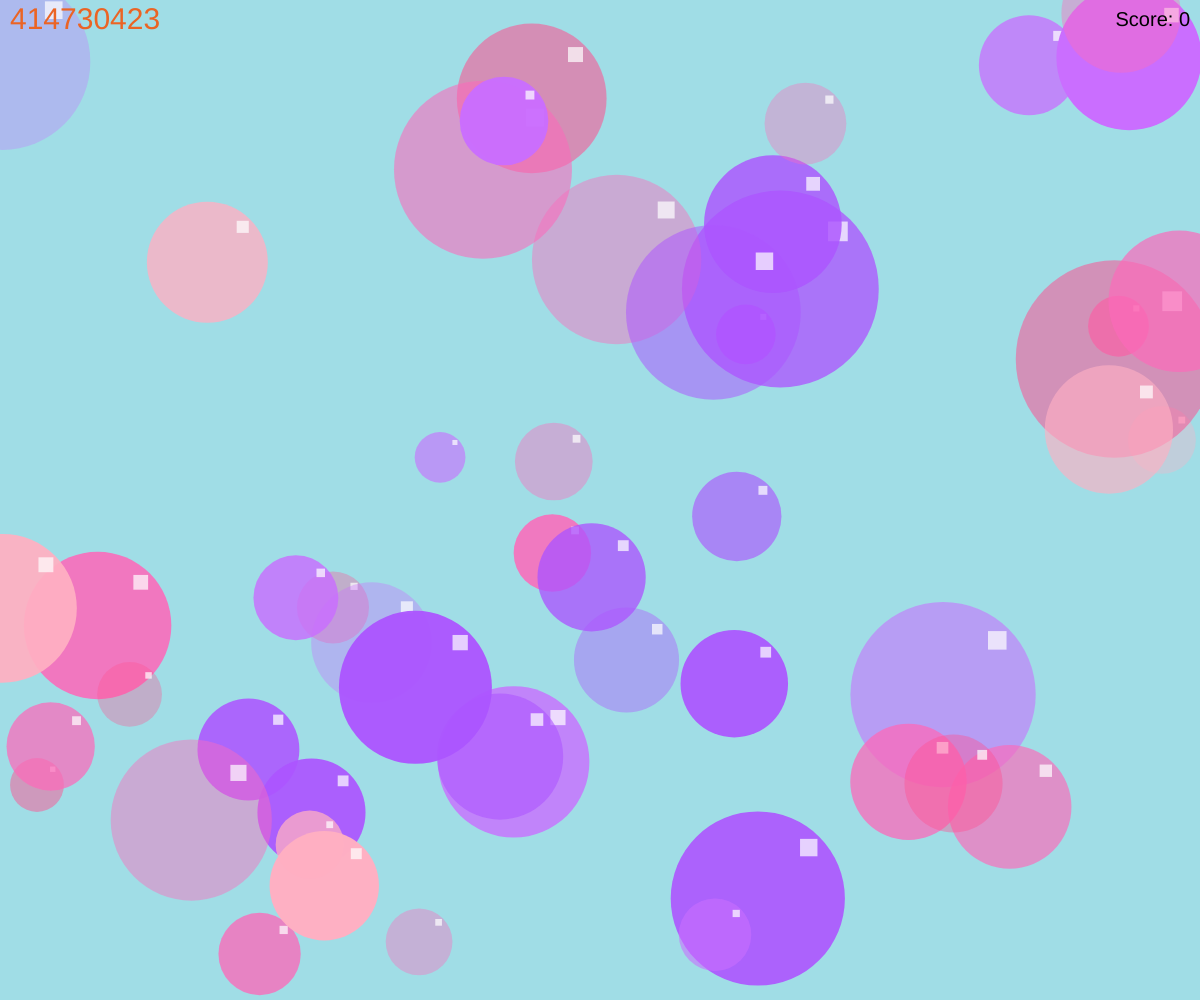
Frame 1 (no input)
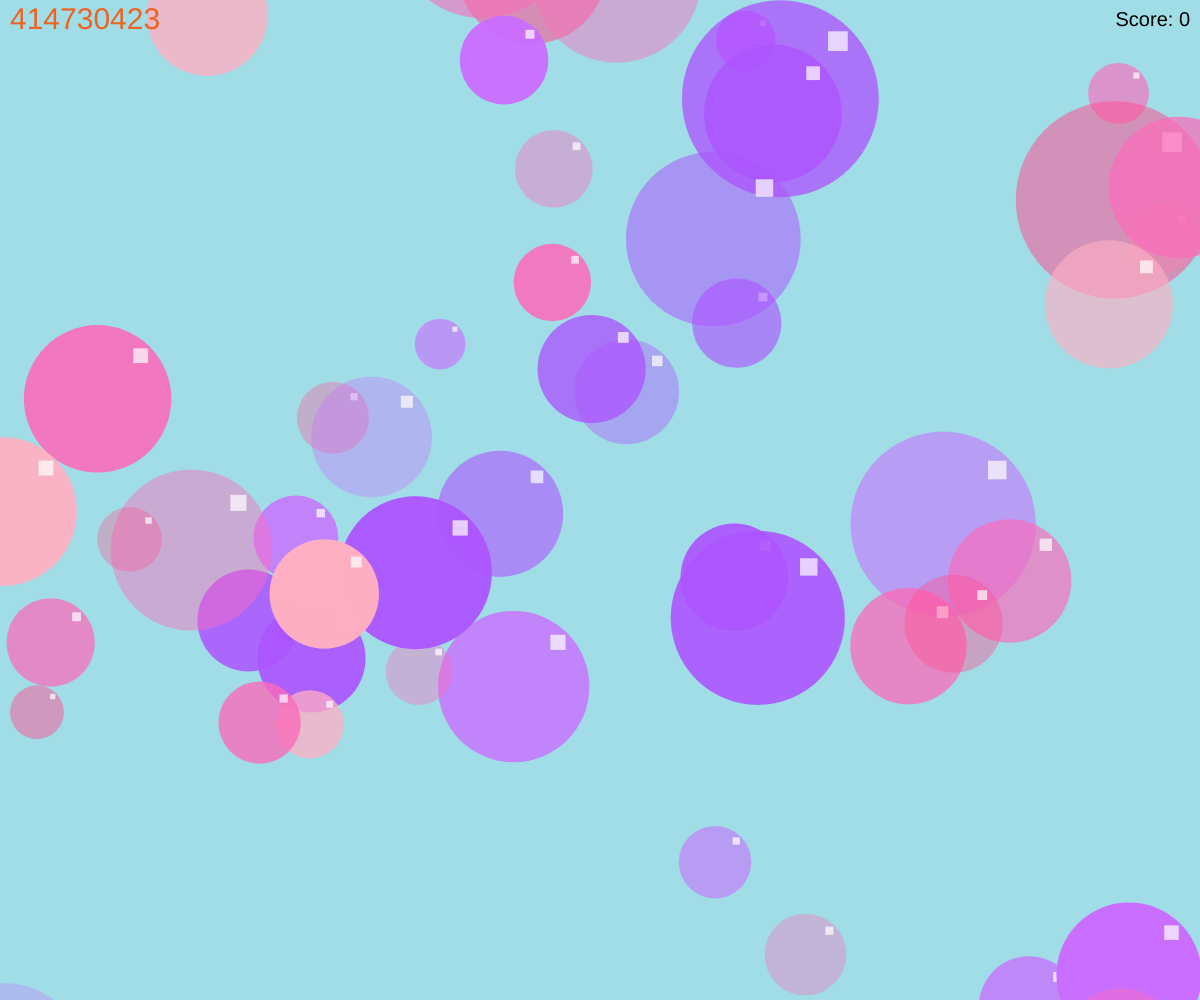
Frame 60 (no input)
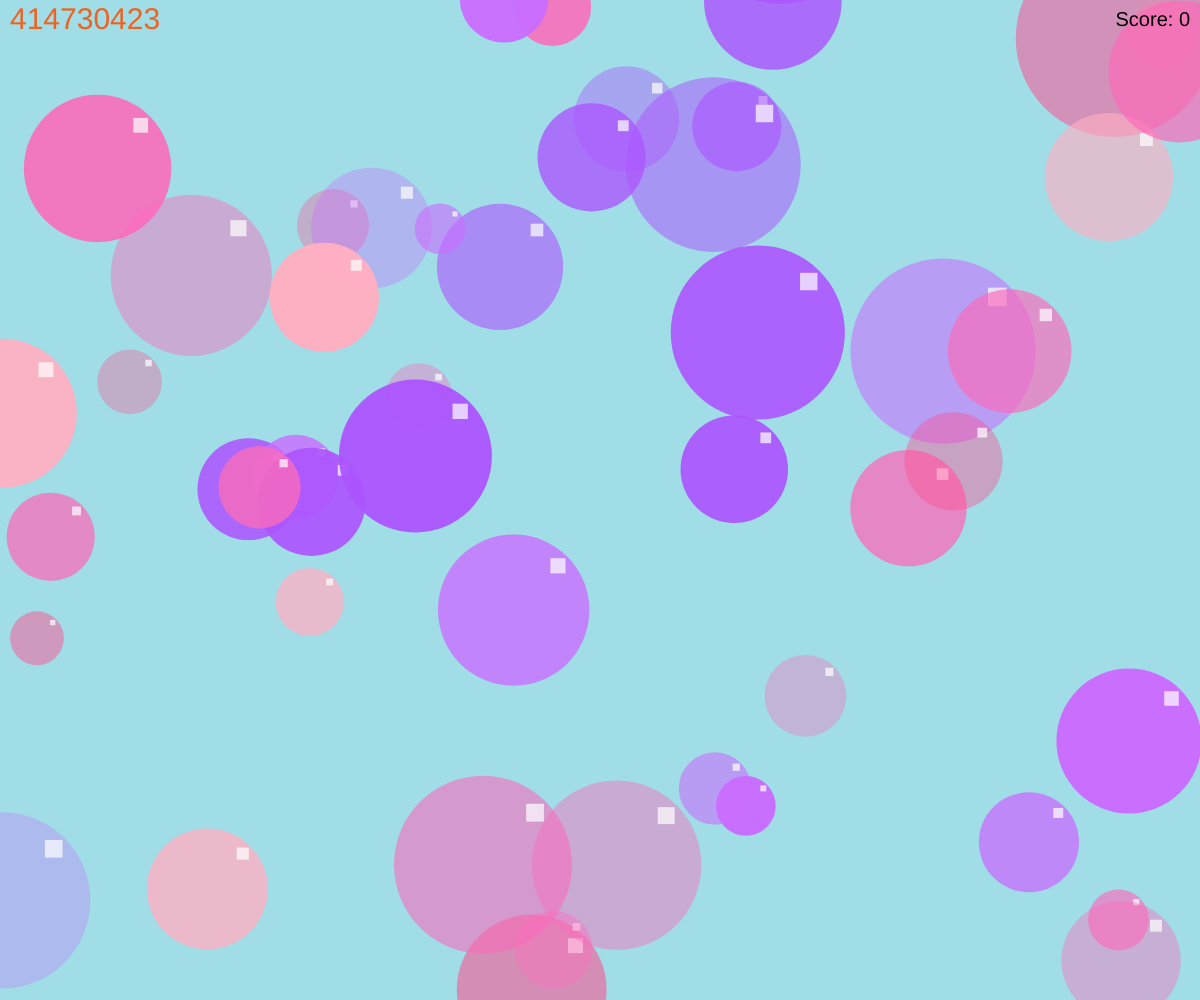
Frame 120 (the mouse pressed at the canvas centre since frame 60)

The p5.js sketch that drew these frames (run headless with seeded random() and noise() and a simulated clock; from frame 60 on, the mouse is pressed at the canvas centre):

// p5.js sketch
// ── sketch.js
let circles = []; 
let colors = ['#ca6effff', '#ffb0c3ff', '#ff5090ff', '#ad55ffff', '#fc6bbbff']; 
let particles = []; // 全域粒子陣列，用來管理所有爆破粒子
let score = 0; // 玩家得分

function setup() { //setup函式只會執行函式只會執行一次
  
  //建立一個全螢幕的畫布
  createCanvas(windowWidth,windowHeight);
  for (let i = 0; i < 50; i++) {
    let chosenHex = random(colors);
    let c = {
      x: random(width), //隨機x座標
      y: random(height), //隨機y座標
      r: random(50, 200), //隨機半徑
      hex: chosenHex, // 儲存原始 hex 字串以便比對
      color: color(chosenHex), //隨機顏色
      alpha: random(80, 255), //隨機透明度
      speed: random(1, 5) //隨機速度
    };
    c.color.setAlpha(c.alpha); //設定顏色透明度
    circles.push(c); //把物件放進陣列
  }
  noStroke(); 
}

// 粒子類別 - 單一爆破粒子
class Particle {
  constructor(x, y, baseColor) {
    this.pos = createVector(x, y);
    let angle = random(TWO_PI);
    let speed = random(1, 6);
    this.vel = p5.Vector.fromAngle(angle).mult(speed * random(0.4, 1.2));
    this.acc = createVector(0, 0.02); // 模擬重力微弱下墜
    this.size = random(2, 8);
    this.life = 255;
    this.base = color(baseColor);
  }

  update() {
    this.vel.mult(0.99);
    this.vel.add(this.acc);
    this.pos.add(this.vel);
    this.life -= random(3, 6);
  }

  finished() {
    return this.life <= 0;
  }

  show() {
    push();
    noStroke();
    // 使用原始氣球顏色，但以 life 作為 alpha
    fill(red(this.base), green(this.base), blue(this.base), this.life);
    ellipse(this.pos.x, this.pos.y, this.size, this.size);
    pop();
  }
}

// 建立爆破：在 (x,y) 位置產生 n 個粒子，使用 color
function explode(x, y, col, n = 30) {
  for (let i = 0; i < n; i++) {
    particles.push(new Particle(x, y, col));
  }
}

function draw() { //draw函式會持續進行
  //background(220);//
  //產生背景顏色為A0DDE6設定背景顏色為灰色
  background('#A0DDE6'); //設定背景為綠色
//畫一個圓,圓心在滑鼠位置,直徑為50,顏色為A0DDE6,採用ellipse函式
  for (let c of circles) {
    fill(c.color); //設定填滿顏色
    ellipse(c.x, c.y, c.r, c.r); //畫一個圓
    // 新增：在圓的右上方畫正方形
    let squareSize = c.r / 10; //正方形縮小一半
    // 計算正方形中心點座標（圓心往右上偏移，確保方形在圓內）
    let offset = c.r / 2 - squareSize / 2;
    let squareX = c.x + offset * 0.65;
    let squareY = c.y - offset * 0.65;
    fill(255, 180); //白色，透明度180
    rectMode(CENTER);
    rect(squareX, squareY, squareSize, squareSize);
    c.y -= c.speed;   //圓往上移動
    // （改為由滑鼠點擊觸發爆破，故移除隨機爆破機率）

    if (c.y < -c.r / 2) {  //如果圓移動到畫面上方外
      c.y = height + c.r / 2;  //圓移動到畫面下方外
    }
  }

  // 更新並繪製所有粒子（後往前移除已結束的粒子）
  for (let i = particles.length - 1; i >= 0; i--) {
    let p = particles[i];
    p.update();
    p.show();
    if (p.finished()) {
      particles.splice(i, 1);
    }
  }

  // 左上角固定文字
  push();
  textAlign(LEFT, TOP);
  textSize(30);
  fill('#eb6424');
  noStroke();
  text('414730423', 10, 6);
  pop();

  // 右上角顯示分數
  push();
  textAlign(RIGHT, TOP);
  textSize(20);
  fill(0);
  noStroke();
  text('Score: ' + score, width - 10, 10);
  pop();
}

// 滑鼠點擊時檢查是否點到氣球，若有則爆破並處理得分與重生
function mousePressed() {
  // 由於可能有重疊，從後往前檢查（視覺上後出現的在上面）
  for (let i = circles.length - 1; i >= 0; i--) {
    let c = circles[i];
    let d = dist(mouseX, mouseY, c.x, c.y);
    if (d < c.r / 2) {
      // 點中氣球：產生爆破粒子
      explode(c.x, c.y, c.color, floor(random(20, 40)));
      // 判斷顏色分數：符合 '#ca6effff' 則加一分，否則扣一分
      if (c.hex === '#ca6effff') {
        score += 1;
      } else {
        score -= 1;
      }
      // 重生此氣球
      let chosenHex = random(colors);
      c.x = random(width);
      c.y = height + c.r / 2 + random(20, 200);
      c.r = random(50, 200);
      c.hex = chosenHex;
      c.color = color(chosenHex);
      c.alpha = random(80, 255);
      c.color.setAlpha(c.alpha);
      c.speed = random(1, 5);
      // 只處理第一個被點中的氣球
      break;
    }
  }
}
